Frame 1 (no input): blank canvas, image omitted
Frame 60 (no input): blank canvas, image omitted
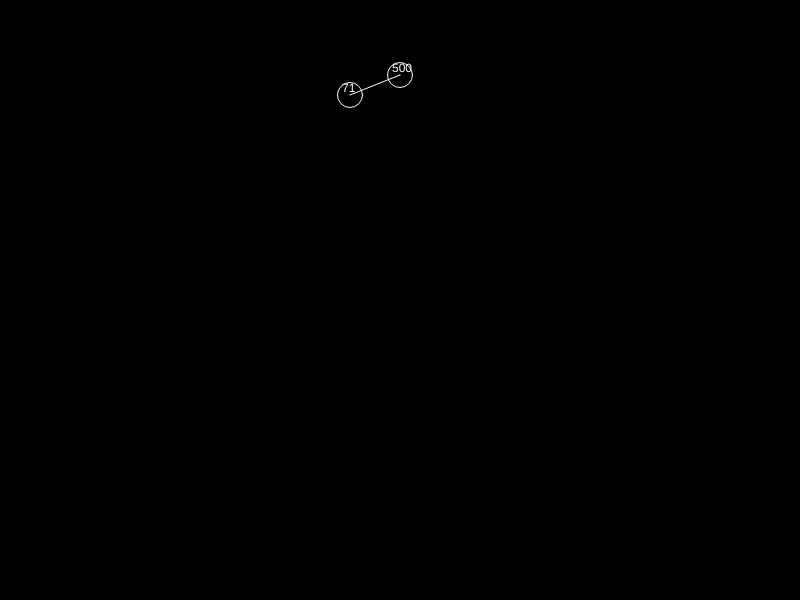
Frame 120 (the mouse pressed at the canvas centre since frame 60)

The p5.js sketch whose frames 1 and 60 were blank and that drew this single picture after the mouse press (run headless with seeded random() and noise() and a simulated clock; from frame 60 on, the mouse is pressed at the canvas centre):

// p5.js sketch
// ── sketch.js
var tree;

function setup(){
 createCanvas(800,600);
 background(100);

 tree = new Tree();
  console.log(tree);
  tree.tranverse();
  tree.addValue(500);

}

function draw(){
 background(0);
 tree.tranverse();
}

function mousePressed(){
  tree.addValue(floor(random(0,100)));
}

// ── node.js
function Node(val,x,y, parent){
  this.x = x;
  this.y=y;
  this.value=val;
  this.right=null;
  this.left=null;
//NEW CODE
if(parent !=null){
  this.parent=parent;
}
else{
  this.parent = null;
}
}


Node.prototype.addNode = function(n){
  if(n.value < this.value){
      if(this.left == null){
        this.left =n;
        this.left.x = this.x - 50;
        this.left.y = this.y + 20;
        this.left.parent = this;
      }
      else{
        this.left.addNode(n);
      }
  }
  else if (n.value > this.value) {
      if(this.right == null){
        this.right = n;
        this.right.x = this.x + 50;
        this.right.y = this.y + 20;
        this.right.parent = this;
      }
      else{
        this.right.addNode(n);
      }
  }

}

Node.prototype.visit = function(parent){
  if(this.left != null){
    this.left.visit(this);
  }
  this.display(parent);
  //console.log(this.value);
  // fill(255);
  // stroke(255);
  // text(this.value, this.x-8, this.y+3);
  // line(parent.x, parent.y, this.x, this.y);
  // noFill();
  // ellipse(this.x,this.y,25,25);
  if(this.right != null){
    this.right.visit(this);
  }
}

Node.prototype.search = function(val){
  if(this.value == val ){
      return this;
  }
  if(val < this.value && this.left!=null){
   return this.left.search(val);
  }
  if(val> this.value && this.right!=null){
  return this.right.search(val);
  }
  return null;
}

Node.prototype.display = function(parent){
  noFill();
  ellipse(this.x,this.y,25,25);
  fill(255);
  noStroke();
  text(this.value, this.x-8, this.y-3);
  stroke(255);
  line(parent.x, parent.y,this.x,this.y);
}

// ── tree.js
function Tree(){
this.root = null;
}

Tree.prototype.addValue = function(val){
 var n = new Node(val);
  if(this.root == null){
    this.root = n;
    this.root.x = width/2;
    this.root.y = height/8;
  }
  else{
    this.root.addNode(n);
  }

}

Tree.prototype.tranverse =  function(){
  if(this.root!=null)
  tree.root.visit(this.root);
}

Tree.prototype.search = function(val){
  var found = tree.root.search(val);
  if(found == null){
    console.log("Not found");
  }
  else{
    console.log(found);
  }
}
